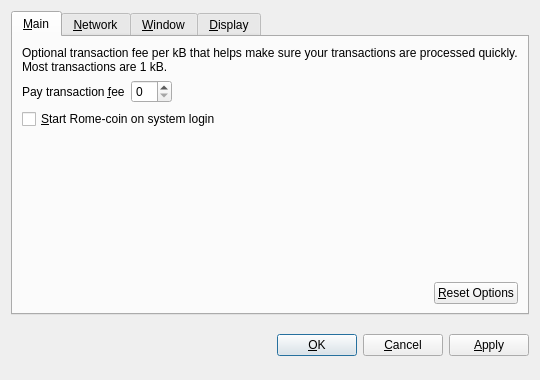
<?xml version="1.0" encoding="UTF-8"?>
<ui version="4.0">
 <class>OptionsDialog</class>
 <widget class="QDialog" name="OptionsDialog">
  <property name="geometry">
   <rect>
    <x>0</x>
    <y>0</y>
    <width>540</width>
    <height>380</height>
   </rect>
  </property>
  <property name="windowTitle">
   <string>Options</string>
  </property>
  <property name="modal">
   <bool>true</bool>
  </property>
  <layout class="QVBoxLayout" name="verticalLayout">
   <item>
    <widget class="QTabWidget" name="tabWidget">
     <property name="tabPosition">
      <enum>QTabWidget::North</enum>
     </property>
     <property name="currentIndex">
      <number>0</number>
     </property>
     <widget class="QWidget" name="tabMain">
      <attribute name="title">
       <string>&amp;Main</string>
      </attribute>
      <layout class="QVBoxLayout" name="verticalLayout_Main">
       <item>
        <widget class="QLabel" name="transactionFeeInfoLabel">
         <property name="text">
          <string>Optional transaction fee per kB that helps make sure your transactions are processed quickly. Most transactions are 1 kB.</string>
         </property>
         <property name="textFormat">
          <enum>Qt::PlainText</enum>
         </property>
         <property name="wordWrap">
          <bool>true</bool>
         </property>
        </widget>
       </item>
       <item>
        <layout class="QHBoxLayout" name="horizontalLayout_1_Main">
         <item>
          <widget class="QLabel" name="transactionFeeLabel">
           <property name="text">
            <string>Pay transaction &amp;fee</string>
           </property>
           <property name="textFormat">
            <enum>Qt::PlainText</enum>
           </property>
           <property name="buddy">
            <cstring>transactionFee</cstring>
           </property>
          </widget>
         </item>
         <item>
          <widget class="BitcoinAmountField" name="transactionFee"/>
         </item>
         <item>
          <spacer name="horizontalSpacer_1_Main">
           <property name="orientation">
            <enum>Qt::Horizontal</enum>
           </property>
           <property name="sizeHint" stdset="0">
            <size>
             <width>40</width>
             <height>20</height>
            </size>
           </property>
          </spacer>
         </item>
        </layout>
       </item>
       <item>
        <widget class="QCheckBox" name="bitcoinAtStartup">
         <property name="toolTip">
          <string>Automatically start Rome-coin after logging in to the system.</string>
         </property>
         <property name="text">
          <string>&amp;Start Rome-coin on system login</string>
         </property>
        </widget>
       </item>
       <item>
        <spacer name="verticalSpacer_Main">
         <property name="orientation">
          <enum>Qt::Vertical</enum>
         </property>
         <property name="sizeHint" stdset="0">
          <size>
           <width>20</width>
           <height>40</height>
          </size>
         </property>
        </spacer>
       </item>
       <item>
        <layout class="QHBoxLayout" name="horizontalLayout_2_Main">
         <item>
          <spacer name="horizontalSpacer_2_Main">
           <property name="orientation">
            <enum>Qt::Horizontal</enum>
           </property>
           <property name="sizeHint" stdset="0">
            <size>
             <width>40</width>
             <height>20</height>
            </size>
           </property>
          </spacer>
         </item>
         <item>
          <widget class="QPushButton" name="resetButton">
           <property name="toolTip">
            <string>Reset all client options to default.</string>
           </property>
           <property name="text">
            <string>&amp;Reset Options</string>
           </property>
           <property name="autoDefault">
            <bool>false</bool>
           </property>
          </widget>
         </item>
        </layout>
       </item>
      </layout>
     </widget>
     <widget class="QWidget" name="tabNetwork">
      <attribute name="title">
       <string>&amp;Network</string>
      </attribute>
      <layout class="QVBoxLayout" name="verticalLayout_Network">
       <item>
        <widget class="QCheckBox" name="mapPortUpnp">
         <property name="toolTip">
          <string>Automatically open the Rome-coin client port on the router. This only works when your router supports UPnP and it is enabled.</string>
         </property>
         <property name="text">
          <string>Map port using &amp;UPnP</string>
         </property>
        </widget>
       </item>
       <item>
        <widget class="QCheckBox" name="connectSocks">
         <property name="toolTip">
          <string>Connect to the Rome-coin network through a SOCKS proxy (e.g. when connecting through Tor).</string>
         </property>
         <property name="text">
          <string>&amp;Connect through SOCKS proxy:</string>
         </property>
        </widget>
       </item>
       <item>
        <layout class="QHBoxLayout" name="horizontalLayout_Network">
         <item>
          <widget class="QLabel" name="proxyIpLabel">
           <property name="text">
            <string>Proxy &amp;IP:</string>
           </property>
           <property name="textFormat">
            <enum>Qt::PlainText</enum>
           </property>
           <property name="buddy">
            <cstring>proxyIp</cstring>
           </property>
          </widget>
         </item>
         <item>
          <widget class="QValidatedLineEdit" name="proxyIp">
           <property name="maximumSize">
            <size>
             <width>140</width>
             <height>16777215</height>
            </size>
           </property>
           <property name="toolTip">
            <string>IP address of the proxy (e.g. 127.0.0.1)</string>
           </property>
          </widget>
         </item>
         <item>
          <widget class="QLabel" name="proxyPortLabel">
           <property name="text">
            <string>&amp;Port:</string>
           </property>
           <property name="textFormat">
            <enum>Qt::PlainText</enum>
           </property>
           <property name="buddy">
            <cstring>proxyPort</cstring>
           </property>
          </widget>
         </item>
         <item>
          <widget class="QLineEdit" name="proxyPort">
           <property name="maximumSize">
            <size>
             <width>55</width>
             <height>16777215</height>
            </size>
           </property>
           <property name="toolTip">
            <string>Port of the proxy (e.g. 9050)</string>
           </property>
          </widget>
         </item>
         <item>
          <widget class="QLabel" name="socksVersionLabel">
           <property name="text">
            <string>SOCKS &amp;Version:</string>
           </property>
           <property name="textFormat">
            <enum>Qt::PlainText</enum>
           </property>
           <property name="buddy">
            <cstring>socksVersion</cstring>
           </property>
          </widget>
         </item>
         <item>
          <widget class="QValueComboBox" name="socksVersion">
           <property name="toolTip">
            <string>SOCKS version of the proxy (e.g. 5)</string>
           </property>
          </widget>
         </item>
         <item>
          <spacer name="horizontalSpacer_Network">
           <property name="orientation">
            <enum>Qt::Horizontal</enum>
           </property>
           <property name="sizeHint" stdset="0">
            <size>
             <width>40</width>
             <height>20</height>
            </size>
           </property>
          </spacer>
         </item>
        </layout>
       </item>
       <item>
        <spacer name="verticalSpacer_Network">
         <property name="orientation">
          <enum>Qt::Vertical</enum>
         </property>
         <property name="sizeHint" stdset="0">
          <size>
           <width>20</width>
           <height>40</height>
          </size>
         </property>
        </spacer>
       </item>
      </layout>
     </widget>
     <widget class="QWidget" name="tabWindow">
      <attribute name="title">
       <string>&amp;Window</string>
      </attribute>
      <layout class="QVBoxLayout" name="verticalLayout_Window">
       <item>
        <widget class="QCheckBox" name="minimizeToTray">
         <property name="toolTip">
          <string>Show only a tray icon after minimizing the window.</string>
         </property>
         <property name="text">
          <string>&amp;Minimize to the tray instead of the taskbar</string>
         </property>
        </widget>
       </item>
       <item>
        <widget class="QCheckBox" name="minimizeOnClose">
         <property name="toolTip">
          <string>Minimize instead of exit the application when the window is closed. When this option is enabled, the application will be closed only after selecting Quit in the menu.</string>
         </property>
         <property name="text">
          <string>M&amp;inimize on close</string>
         </property>
        </widget>
       </item>
       <item>
        <spacer name="verticalSpacer_Window">
         <property name="orientation">
          <enum>Qt::Vertical</enum>
         </property>
         <property name="sizeHint" stdset="0">
          <size>
           <width>20</width>
           <height>40</height>
          </size>
         </property>
        </spacer>
       </item>
      </layout>
     </widget>
     <widget class="QWidget" name="tabDisplay">
      <attribute name="title">
       <string>&amp;Display</string>
      </attribute>
      <layout class="QVBoxLayout" name="verticalLayout_Display">
       <item>
        <layout class="QHBoxLayout" name="horizontalLayout_1_Display">
         <item>
          <widget class="QLabel" name="langLabel">
           <property name="text">
            <string>User Interface &amp;language:</string>
           </property>
           <property name="textFormat">
            <enum>Qt::PlainText</enum>
           </property>
           <property name="buddy">
            <cstring>lang</cstring>
           </property>
          </widget>
         </item>
         <item>
          <widget class="QValueComboBox" name="lang">
           <property name="toolTip">
            <string>The user interface language can be set here. This setting will take effect after restarting Rome-coin.</string>
           </property>
          </widget>
         </item>
        </layout>
       </item>
       <item>
        <layout class="QHBoxLayout" name="horizontalLayout_2_Display">
         <item>
          <widget class="QLabel" name="unitLabel">
           <property name="text">
            <string>&amp;Unit to show amounts in:</string>
           </property>
           <property name="textFormat">
            <enum>Qt::PlainText</enum>
           </property>
           <property name="buddy">
            <cstring>unit</cstring>
           </property>
          </widget>
         </item>
         <item>
          <widget class="QValueComboBox" name="unit">
           <property name="toolTip">
            <string>Choose the default subdivision unit to show in the interface and when sending coins.</string>
           </property>
          </widget>
         </item>
        </layout>
       </item>
       <item>
        <widget class="QCheckBox" name="displayAddresses">
         <property name="toolTip">
          <string>Whether to show Rome-coin addresses in the transaction list or not.</string>
         </property>
         <property name="text">
          <string>&amp;Display addresses in transaction list</string>
         </property>
        </widget>
       </item>
       <item>
        <widget class="QCheckBox" name="coinControlFeatures">
         <property name="toolTip">
          <string>Whether to show coin control features or not.</string>
         </property>
         <property name="text">
          <string>Display coin &amp;control features (experts only!)</string>
         </property>
        </widget>
       </item>
       <item>
        <spacer name="verticalSpacer_Display">
         <property name="orientation">
          <enum>Qt::Vertical</enum>
         </property>
         <property name="sizeHint" stdset="0">
          <size>
           <width>20</width>
           <height>40</height>
          </size>
         </property>
        </spacer>
       </item>
      </layout>
     </widget>
    </widget>
   </item>
   <item>
    <layout class="QHBoxLayout" name="horizontalLayout_Buttons">
     <item>
      <spacer name="horizontalSpacer_1">
       <property name="orientation">
        <enum>Qt::Horizontal</enum>
       </property>
       <property name="sizeHint" stdset="0">
        <size>
         <width>40</width>
         <height>48</height>
        </size>
       </property>
      </spacer>
     </item>
     <item>
      <widget class="QLabel" name="statusLabel">
       <property name="font">
        <font>
         <weight>75</weight>
         <bold>true</bold>
        </font>
       </property>
       <property name="text">
        <string/>
       </property>
       <property name="textFormat">
        <enum>Qt::PlainText</enum>
       </property>
       <property name="wordWrap">
        <bool>true</bool>
       </property>
      </widget>
     </item>
     <item>
      <spacer name="horizontalSpacer_2">
       <property name="orientation">
        <enum>Qt::Horizontal</enum>
       </property>
       <property name="sizeHint" stdset="0">
        <size>
         <width>40</width>
         <height>48</height>
        </size>
       </property>
      </spacer>
     </item>
     <item>
      <widget class="QPushButton" name="okButton">
       <property name="text">
        <string>&amp;OK</string>
       </property>
      </widget>
     </item>
     <item>
      <widget class="QPushButton" name="cancelButton">
       <property name="text">
        <string>&amp;Cancel</string>
       </property>
       <property name="autoDefault">
        <bool>false</bool>
       </property>
      </widget>
     </item>
     <item>
      <widget class="QPushButton" name="applyButton">
       <property name="text">
        <string>&amp;Apply</string>
       </property>
       <property name="autoDefault">
        <bool>false</bool>
       </property>
      </widget>
     </item>
    </layout>
   </item>
  </layout>
 </widget>
 <customwidgets>
  <customwidget>
   <class>BitcoinAmountField</class>
   <extends>QSpinBox</extends>
   <header>bitcoinamountfield.h</header>
  </customwidget>
  <customwidget>
   <class>QValueComboBox</class>
   <extends>QComboBox</extends>
   <header>qvaluecombobox.h</header>
  </customwidget>
  <customwidget>
   <class>QValidatedLineEdit</class>
   <extends>QLineEdit</extends>
   <header>qvalidatedlineedit.h</header>
  </customwidget>
 </customwidgets>
 <resources/>
 <connections/>
</ui>
